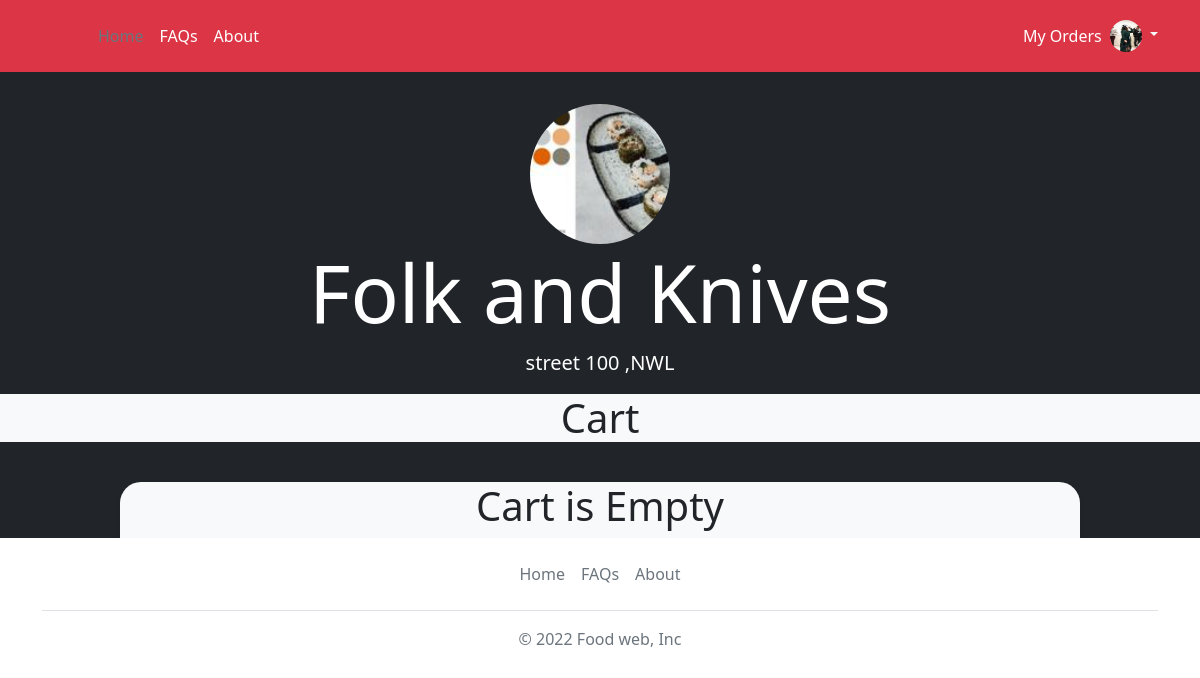
/restaurant/1/cart (signed in), run on the app's committed database.
### foodwebsite/model.py (models this page shows)
class User(db.Model , UserMixin):
    id = db.Column(db.Integer , primary_key = True)
    username = db.Column(db.String(30) , nullable = False)
    email = db.Column(db.String(50) , nullable = False , unique = True )
    image_file = db.Column(db.String(50) , nullable= False , default = 'default.png')
    password = db.Column(db.String(50) , nullable = False )
    city = db.Column(db.String(30))
    restaurant = db.relationship('Restaurant' , backref = 'author',lazy = True)
    order = db.relationship('Orders' , backref = 'order_by',lazy = True)
    cart = db.relationship('Cart' , backref = 'placed_by',lazy = True)

class Restaurant(db.Model):
    id = db.Column(db.Integer , primary_key=True)
    restaurant_name = db.Column(db.String(50) , nullable = False)
    image_file = db.Column(db.String(50) , nullable = False)
    street = db.Column(db.String(150) , nullable= False)
    city = db.Column(db.String(40) , nullable = False)
    user_id = db.Column(db.Integer , db.ForeignKey('user.id') , nullable = False)
    items = db.relationship('Items' , backref = 'owner' , lazy = True)
    order = db.relationship('Orders' , backref = 'order_at',lazy = True)
    cart = db.relationship('Cart' , backref = 'placed_at',lazy = True)

### foodwebsite/cart/routes.py (the view)
@cart.route('/restaurant/<int:res_id>/cart' , methods = ['GET' ] )
@login_required
def cart_data(res_id):
    restaurant = Restaurant.query.get(res_id)
    cart = Cart.query.filter_by(placed_at = restaurant).filter_by(placed_by = current_user)
    total = 0
    for c in cart:
        total = total + (int(c.placed.item_price) * int(c.quantity))
    return render_template('cart.html' , title = 'Cart' , cart = cart , restaurant = restaurant ,total = total)

### foodwebsite/model.py (called while the page is built)
@login_manager.user_loader
def user_loader(user_id):
    return User.query.get(int(user_id))

### foodwebsite/templates/cart.html
{% extends 'base.html' %}
{% block content %}
<div class=" ">
<div class="d-md-flex flex-md-equal ">
  <div class="bg-dark col-md-12 mx-auto   text-center text-white overflow-hidden">
    <div class="my-3 py-3">
      <img class="rounded-circle" width="140" height="140"  src="{{ url_for('static' , filename='restaurants/' + restaurant.image_file  )  }}"> </img>
      <h2 class="display-1">{{restaurant.restaurant_name}}<br></h2>
      <p class="lead">{{restaurant.street}} ,{{restaurant.city}}</p>
      <h1 class="  bg-light text-dark">Cart<br></h1>
    </div>
    <div class="bg-light shadow-sm mx-auto" style="width: 80%; height:100%; border-radius: 21px 21px 0 0;">
      {% if cart.count() >0 %}
        <table class="table table-striped table-hover">
          <tbody>
            <tr>
              <th scope="row"  class="table-active"></th>
              <td colspan="2" class="table-active">name </td>
              <td  class="table-active">qty</td>
              <td  class="table-active">Price</td>
            </tr>
            {% for c in cart %}
            <tr>
              <th scope="row ">{{ c.id  }}</th>
              <td colspan="2" class="table-active">{{c.placed.item_name}}</td>
              <td>x {{ c.quantity }}</td>
              <td colspan="2" class="table-active">{{c.placed.item_price}}</td>
              <td colspan="2" ><a  method='POST' href="{{ url_for('cart.delete_cart_item' , res_id=restaurant.id , cart_id =c.id ) }}">Delete</a></td>
            </tr>
            {% endfor %}
            <tr class="table-active ">
              <th scope="row "> </th>
              <td colspan="2" class="table-active"><h5>Total Price</h5></td>
              <td></td>
              <td colspan="2" class="table-active text-danger"><h5>{{ total }}</h5></td>
              <td colspan="2" > </td>
            </tr>
          </tbody>
          </table>
          <div class="container">
            <a class="btn btn-primary" href="{{ url_for('cart.proceed_order' ,res_id = restaurant.id ) }}" >Checkout</a>
          </div>
          {% else %}
          <h1 class="text-dark">Cart is Empty</h1>
          {% endif %}
    </div>
   </div>
</div>
</div>
{% endblock %}

### foodwebsite/templates/base.html (shortened to what this page needs)
<!doctype html>
<html lang="en" >
  <head>
    <link href="https://cdn.jsdelivr.net/npm/bootstrap@5.2.0/dist/css/bootstrap.min.css" rel="stylesheet">
  </head>
  <body>
     <header class="p-3 text-bg-danger">
    <div class="container">
      <div class="d-flex flex-wrap align-items-center justify-content-center justify-content-lg-start">
        <a href="/" class="d-flex align-items-center mb-2 mb-lg-0 text-white text-decoration-none">
          <svg class="bi me-2" width="40" height="32" role="img" aria-label="Bootstrap"><use xlink:href="#bootstrap"/></svg>
        </a>
        <ul class="nav col-12 col-lg-auto me-lg-auto mb-2 justify-content-center mb-md-0">
          <li><a href="{{ url_for('views.home') }}" class="nav-link px-2 text-secondary">Home</a></li>
          <li><a href="{{ url_for('views.faqs') }}" class="nav-link px-2 text-white">FAQs</a></li>
          <li><a href="{{ url_for('views.about') }}" class="nav-link px-2 text-white">About</a></li>
        </ul>
        {% if current_user.is_authenticated %}
        <div class="row m-2"><a class="dropdown-item" href="{{ url_for('orders.my_orders') }}">My Orders</a></div>
        <div class="dropdown text-end">
          <a href="#" class="d-block link-light text-decoration-none dropdown-toggle " data-bs-toggle="dropdown" aria-expanded="false">
            <img src="{{ url_for('static' , filename='profiles/' + current_user.image_file ) }}" alt="mdo" width="32" height="32" class="rounded-circle">
          </a>
        </div>
        {% else %}
        <div class="text-end">
          <a   type="button" class="btn btn-outline-light me-2" href="{{ url_for('auth.login') }}">Login</a>
          <a type="button" class="btn btn-success" href="{{ url_for('auth.register') }}">Sign-up</a>
        </div>
        {% endif %}
      </div>
    </div>
  </header>
    {% block content %}
    {% endblock %}
    <div class="container ">
  <footer class="footer mt-auto py-3 ">
    <ul class="nav justify-content-center border-bottom pb-3 mb-3">
      <li class="nav-item"><a href="{{ url_for('views.home') }}" class="nav-link px-2 text-muted">Home</a></li>
      <li class="nav-item"><a href="{{ url_for('views.faqs') }}" class="nav-link px-2 text-muted">FAQs</a></li>
      <li class="nav-item"><a href="{{ url_for('views.about') }}" class="nav-link px-2 text-muted">About</a></li>
    </ul>
    <p class="text-center text-muted">&copy; 2022 Food web, Inc</p>
  </footer>
</div>
  </body>
</html>

### data on the page
User: image_file (picture)
Restaurant: image_file (picture), restaurant_name "Folk and Knives", street "street 100", city "NWL"
